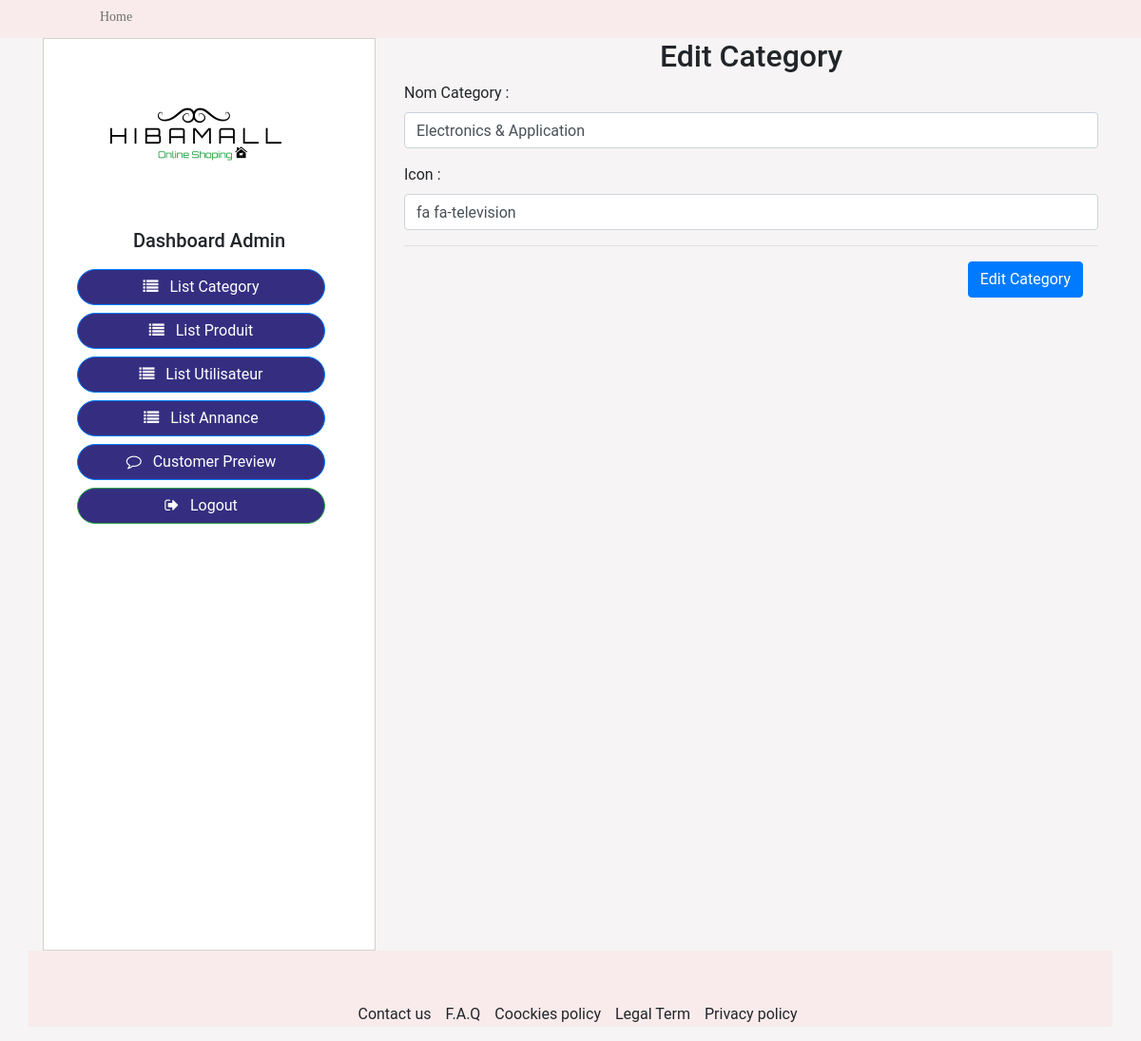
Screenshot of /admin/editcategory.php?id=2 (signed in) with the database file from the repository.
### tables this page shows
CREATE TABLE `category` (
  `id` int(11) NOT NULL,
  `category_name` varchar(255) NOT NULL,
  `category_icon` varchar(255) NOT NULL
);

### inc/fonctions.php (called while the page is built, shortened)
<?php
require('config.php');
function query($sql){
    global $connection;
    return mysqli_query($connection,$sql);
}
function escape_string($string){
    global $connection;
    return mysqli_real_escape_string($connection,$string);
}
function fetch_array($result){
    return mysqli_fetch_array($result);
}

### admin/editcategory.php (the view, shortened to what this page needs)
<?php include('aside.php'); ?>
<?php
					$id = escape_string($_GET['id']);
                    $query = "SELECT * FROM category WHERE id = '$id'";
                    $result = query($query);
                    $row = fetch_array($result);
                	?>
 <div class="col-md-8">
   <div class="">
    <div class="form-container">
                <h2 class="text-center">Edit Category</h2>
              <form action="#" method="POST">
                <div class="form-group">
                <label for="">Nom Category :</label>
                  <input type="text" class="form-control" name="category_name" id="recipient-name" value="<?php echo $row['category_name'];?>">
                </div>
                <div class="form-group">
                <label for="">Icon :</label>
                  <input type="text" class="form-control" name="category_icon" id="recipient-name" value="<?php echo $row['category_icon'];?>">
                </div>
                <div class="modal-footer">
              <button type="submit" name="submit" class="btn btn-primary">Edit Category</button>
              </div>
              </form>
              </div>
            </div>
            </div>
            <?php include('../inc/footer.php'); ?>

### asset/css/main.css (style rules this page uses)
body { font-family: 'Roboto', sans-serif; background: #F6F4F4; position: relative; font-weight: 400px; margin:0; overflow-x: hidden; }

### rows the page displays
category: category_name "Electronics & Application", category_icon "fa fa-television"
